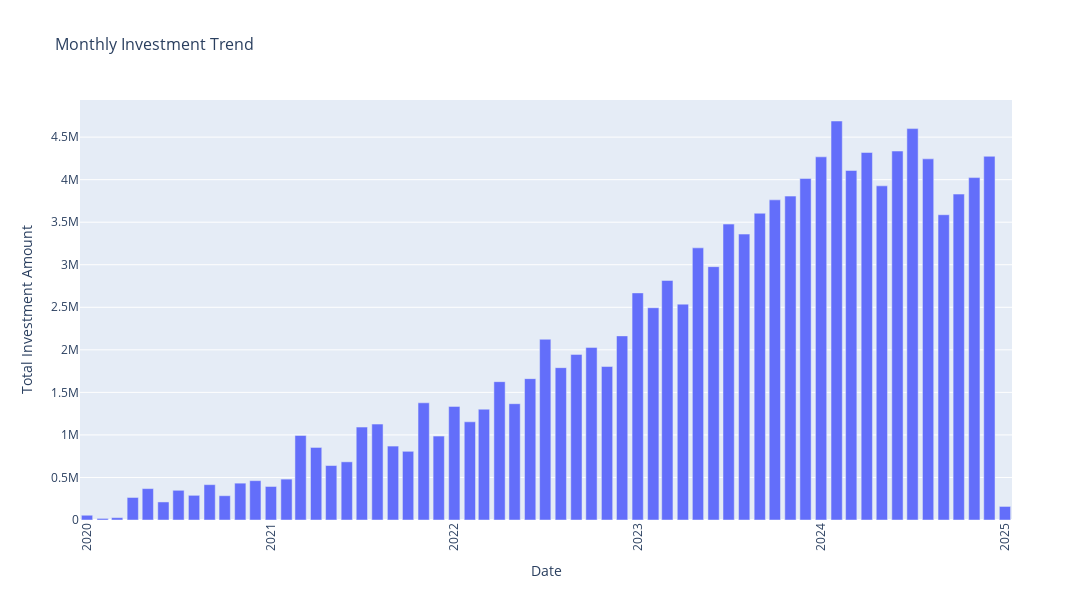

The cell this chart's notebook holds for it:
### Markdown cell above
## Exploratory Analysis

### Code cell
# Group and prepare the data
monthly_investment = df.groupby(['Year', 'Month'])['Amount'].sum().reset_index()
monthly_investment['Date'] = pd.to_datetime(monthly_investment[['Year', 'Month']].assign(DAY=1))

# Plot using Plotly Express
fig = px.bar(
    monthly_investment,
    x='Date',
    y='Amount',
    title='Monthly Investment Trend',
    labels={'Date': 'Date', 'Amount': 'Total Investment Amount'}
)

fig.update_layout(
    xaxis_title='Date',
    yaxis_title='Total Investment Amount',
    title_font_size=16,
    xaxis_tickangle=-90,
    width = 1150,
    height = 600
)

fig.show()

### Figure 1 — Plotly figure (JSON) as saved in the notebook; plotly's stock layout.template omitted (floating-point values rounded to 4 significant figures)
{"data": [{"alignmentgroup": "True", "hovertemplate": "Date=%{x}<br>Total Investment Amount=%{y}<extra></extra>", "legendgroup": "", "marker": {"color": "#636efa", "pattern": {"shape": ""}}, "name": "", "offsetgroup": "", "orientation": "v", "showlegend": false, "textposition": "auto", "type": "bar", "x": ["2020-01-01T00:00:00", "2020-02-01T00:00:00", "2020-03-01T00:00:00", "2020-04-01T00:00:00", "2020-05-01T00:00:00", "2020-06-01T00:00:00", "2020-07-01T00:00:00", "2020-08-01T00:00:00", "2020-09-01T00:00:00", "2020-10-01T00:00:00", "2020-11-01T00:00:00", "2020-12-01T00:00:00", "2021-01-01T00:00:00", "2021-02-01T00:00:00", "2021-03-01T00:00:00", "2021-04-01T00:00:00", "2021-05-01T00:00:00", "2021-06-01T00:00:00", "2021-07-01T00:00:00", "2021-08-01T00:00:00", "2021-09-01T00:00:00", "2021-10-01T00:00:00", "2021-11-01T00:00:00", "2021-12-01T00:00:00", "2022-01-01T00:00:00", "2022-02-01T00:00:00", "2022-03-01T00:00:00", "2022-04-01T00:00:00", "2022-05-01T00:00:00", "2022-06-01T00:00:00", "2022-07-01T00:00:00", "2022-08-01T00:00:00", "2022-09-01T00:00:00", "2022-10-01T00:00:00", "2022-11-01T00:00:00", "2022-12-01T00:00:00", "2023-01-01T00:00:00", "2023-02-01T00:00:00", "2023-03-01T00:00:00", "2023-04-01T00:00:00", "2023-05-01T00:00:00", "2023-06-01T00:00:00", "2023-07-01T00:00:00", "2023-08-01T00:00:00", "2023-09-01T00:00:00", "2023-10-01T00:00:00", "2023-11-01T00:00:00", "2023-12-01T00:00:00", "2024-01-01T00:00:00", "2024-02-01T00:00:00", "2024-03-01T00:00:00", "2024-04-01T00:00:00", "2024-05-01T00:00:00", "2024-06-01T00:00:00", "2024-07-01T00:00:00", "2024-08-01T00:00:00", "2024-09-01T00:00:00", "2024-10-01T00:00:00", "2024-11-01T00:00:00", "2024-12-01T00:00:00", "2025-01-01T00:00:00"], "xaxis": "x", "y": [55900.0, 18650.0, 27700.0, 264700.0, 369100.0, 212100.0, 349200.0, 290100.0, 415400.0, 285500.0, 433100.0, 462300.0, 394000.0, 480600.0, 993000.0, 852800.0, 640200.0, 683800.0, 1092000.0, 1127000.0, 868900.0, 807400.0, 1377000.0, 986600.0, 1335000.0, 1154000.0, 1302000.0, 1626000.0, 1367000.0, 1661000.0, 2124000.0, 1790000.0, 1947000.0, 2029000.0, 1804000.0, 2164000.0, 2669000.0, 2495000.0, 2815000.0, 2537000.0, 3199000.0, 2978000.0, 3478000.0, 3360000.0, 3605135, 3763000.0, 3807000.0, 4013000.0, 4268000.0, 4689000.0, 4108000.0, 4319000.0, 3927000.0, 4336000.0, 4600000.0, 4244000.0, 3588000.0, 3831000.0, 4024000.0, 4274000.0, 159400.0], "yaxis": "y"}], "layout": {"barmode": "relative", "height": 600, "legend": {"tracegroupgap": 0}, "title": {"font": {"size": 16}, "text": "Monthly Investment Trend"}, "width": 1150, "xaxis": {"anchor": "y", "domain": [0, 1], "tickangle": -90, "title": {"text": "Date"}}, "yaxis": {"anchor": "x", "domain": [0, 1], "title": {"text": "Total Investment Amount"}}}}
